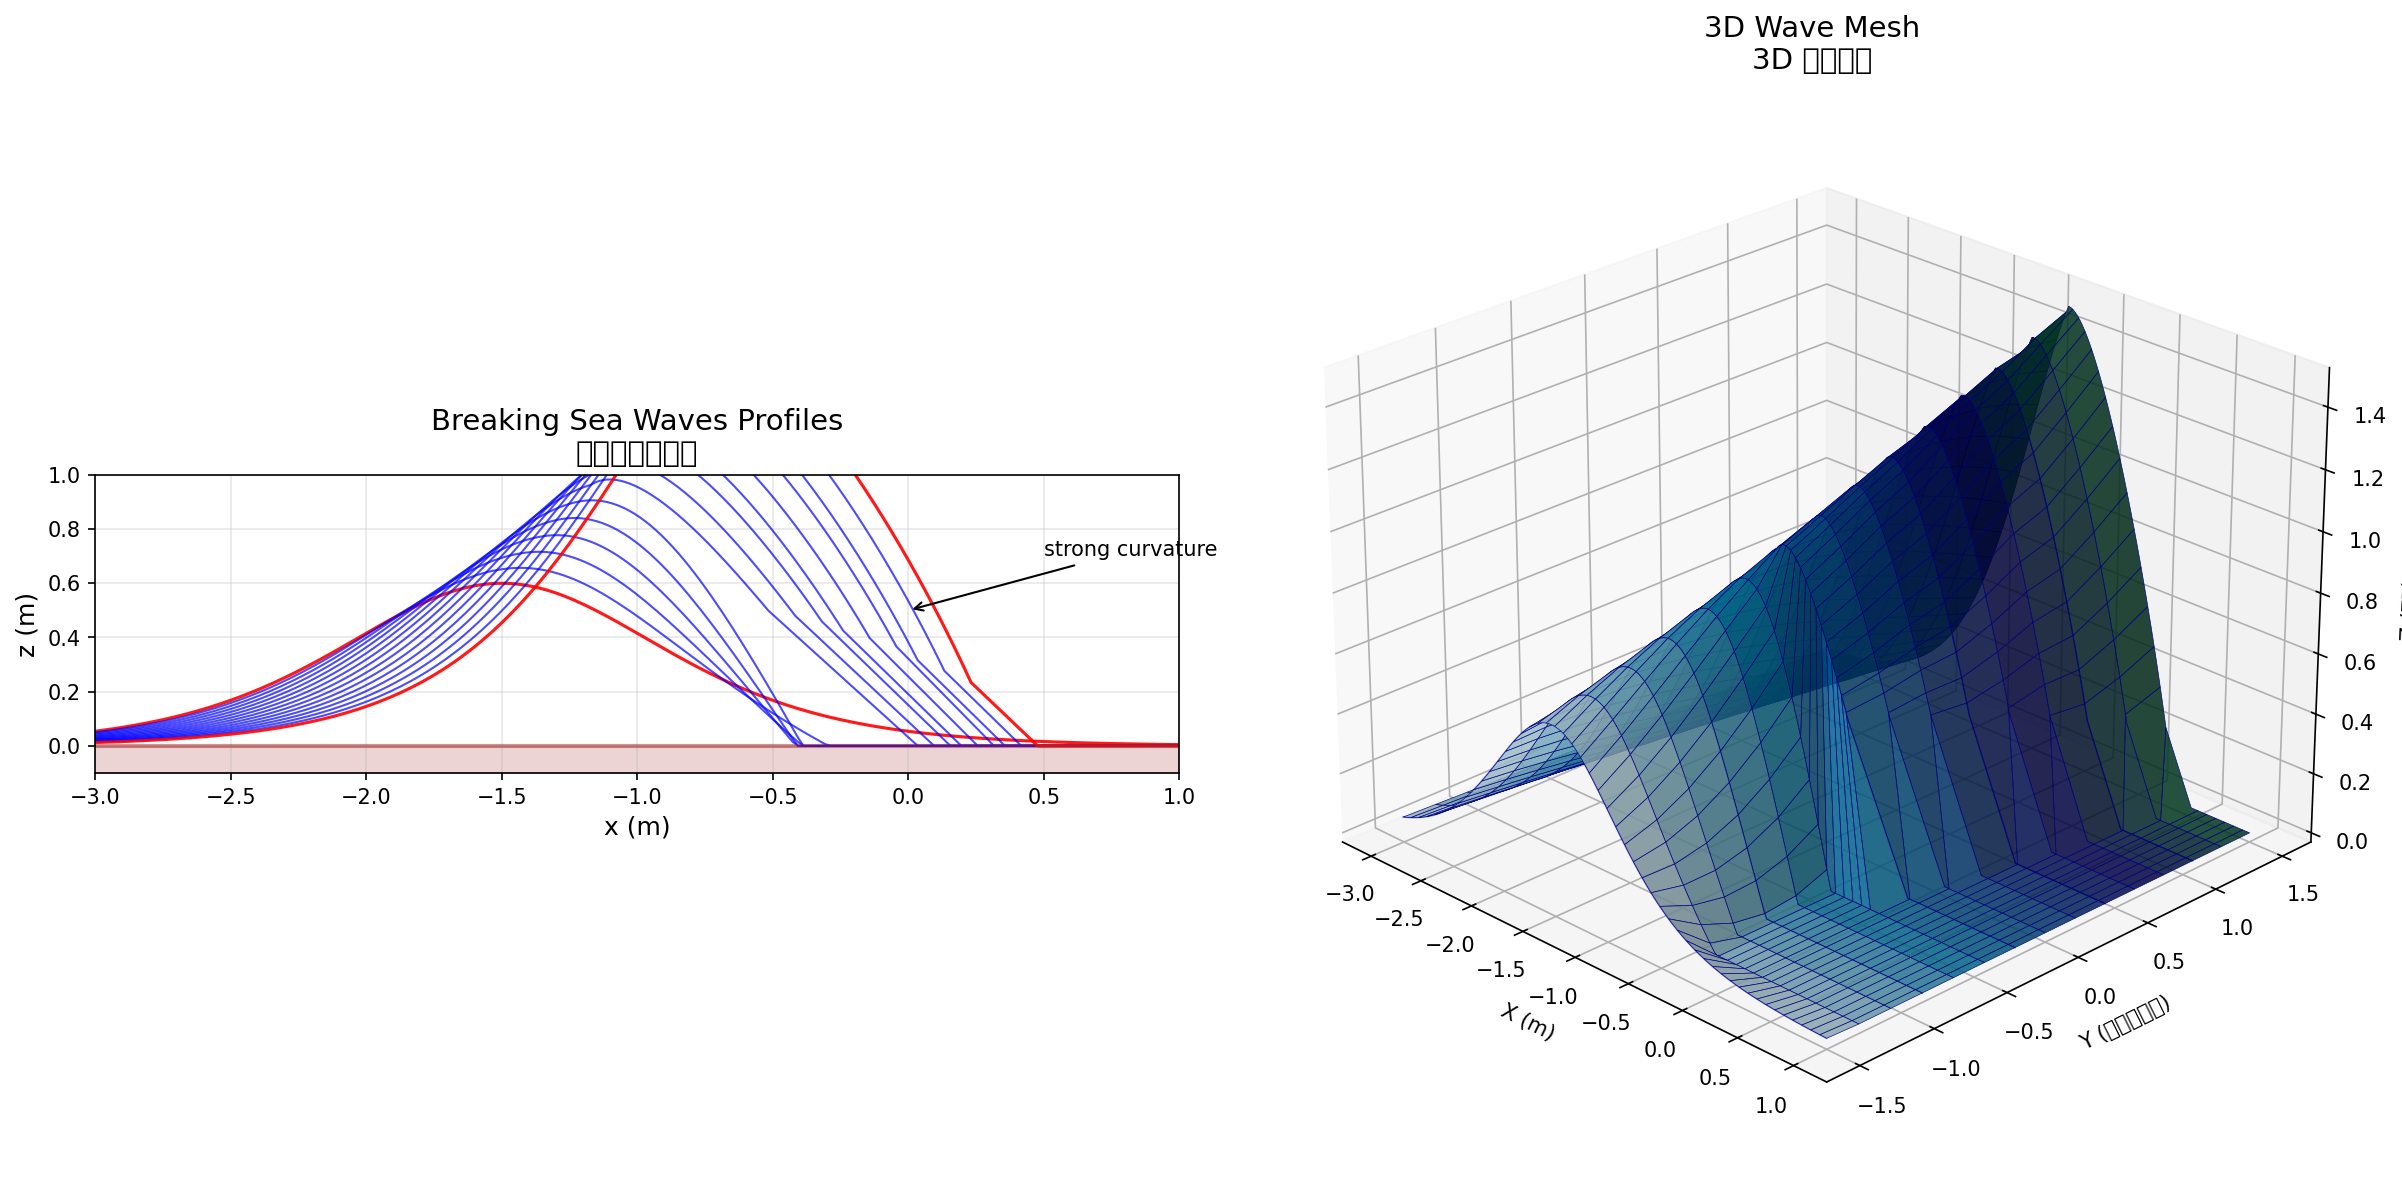

Write Python code to recreate this figure.
"""
破碎波時間演化網格模擬
Breaking Wave Time Evolution Mesh Simulation

模擬參考圖：Breaking sea waves profiles
- 多條輪廓線代表不同時間步
- 波浪從深水區向淺水區傳播
- 強曲率區域形成捲曲（桶浪）
"""

import numpy as np
import matplotlib.pyplot as plt
from mpl_toolkits.mplot3d import Axes3D
from matplotlib import cm
import matplotlib.colors as mcolors
import io


# ============================================================
# 1. 物理模型：淺水波破碎演化
# ============================================================


def solitary_wave_profile(x, amplitude, x0, width):
    """
    孤立波初始輪廓（sech² 分佈）
    用於模擬深水波向淺水區傳播
    """
    return amplitude * (1.0 / np.cosh((x - x0) / width)) ** 2


def _cubic_bezier(p0, p1, p2, p3, t):
    u = 1.0 - t
    return (
        (u * u * u) * p0
        + (3 * u * u * t) * p1
        + (3 * u * t * t) * p2
        + (t * t * t) * p3
    )


def breaking_wave_profile(x, t, params):
    """
    破碎波輪廓生成

    基於簡化的淺水波方程 + 經驗性破碎模型

    參數：
    - x: 水平座標陣列
    - t: 時間參數 (0 = 初始, 1 = 完全破碎)
    - params: 波浪參數字典
    """
    amp = params["amplitude"]
    x0 = params["x0"]
    width = params["width"]
    bottom_slope = params["bottom_slope"]
    curl_factor = params["curl_factor"]

    # 基礎孤立波
    z_base = solitary_wave_profile(x, amp, x0, width)

    # 淺化效應：隨著 t 增加，波峰變陡
    # 模擬：波速 = sqrt(gh)，淺處慢，深處快 → 波峰追上波谷
    shoaling_factor = 1.0 + t * 0.8  # 波高增加
    steepening = t * 1.5  # 前傾程度

    # 波峰位置隨時間前移
    peak_shift = -t * width * 0.3

    # 非對稱變形：前傾
    asymmetry = np.zeros_like(x)
    mask = x > (x0 + peak_shift)
    asymmetry[mask] = -steepening * (x[mask] - (x0 + peak_shift)) ** 2 / (width**2)

    z = z_base * shoaling_factor + asymmetry * amp
    z = np.maximum(z, 0)  # 不低於水面

    # === 破碎捲曲 (t > 0.4 時開始) ===
    if t > 0.4:
        curl_t = (t - 0.4) / 0.6
        curl_t = max(0.0, min(curl_t, 1.0))

        # 波峰區域
        peak_region = np.abs(x - (x0 + peak_shift)) < width * 0.5
        peak_indices = np.where(peak_region)[0]

        if len(peak_indices) > 0:
            peak_idx = peak_indices[len(peak_indices) // 2]
            curl_start = peak_idx
            curl_span = int(len(x) * 0.3)
            curl_end = min(peak_idx + curl_span, len(x) - 1)
            curl_length = curl_end - curl_start

            if curl_length > 2:
                peak_x = x[peak_idx]
                peak_z = z[peak_idx]

                forward = width * (0.8 + 0.4 * curl_t)
                drop = amp * (0.6 + 0.8 * curl_t)
                lift = amp * 0.15 * (1.0 - curl_t)

                p0 = np.array([peak_x, peak_z])
                p1 = np.array([peak_x + forward * 0.25, peak_z + lift])
                p2 = np.array([peak_x + forward * 0.7, peak_z - drop * 0.5])
                p3 = np.array([peak_x + forward, peak_z - drop])

                for i in range(curl_length):
                    s = i / max(curl_length - 1, 1)
                    bez = _cubic_bezier(p0, p1, p2, p3, s)
                    idx = curl_start + i
                    x[idx] = bez[0]
                    z[idx] = max(bez[1], 0.0)

    return x.copy(), z


def generate_breaking_sequence(num_profiles=12):
    """
    生成破碎波時間序列
    類似參考圖的多條輪廓線
    """
    # 參數設定
    params = {
        "amplitude": 0.6,  # 初始波高 (米)
        "x0": -1.5,  # 初始波峰位置
        "width": 0.8,  # 波寬
        "bottom_slope": 0.1,  # 海底坡度
        "curl_factor": 1.2,  # 捲曲強度
    }

    # 水平座標
    x_base = np.linspace(-3.0, 1.0, 200)

    profiles = []
    time_steps = np.linspace(0, 1.0, num_profiles)

    for i, t in enumerate(time_steps):
        x = x_base.copy()

        # 更新波峰位置（向岸傳播）
        params_t = params.copy()
        params_t["x0"] = params["x0"] + t * 1.0  # 向右移動
        params_t["amplitude"] = params["amplitude"] * (1 + t * 0.5)  # 淺化增高

        x_profile, z_profile = breaking_wave_profile(x, t, params_t)
        profiles.append((x_profile, z_profile, t))

    return profiles


# ============================================================
# 2. 3D 網格生成
# ============================================================


def generate_3d_wave_mesh(profiles, y_extent=2.0, base_t=0.0, phase_strength=0.35):
    """
    將 2D 輪廓序列延伸為 3D 網格
    沿 Y 軸（波浪延伸方向）複製，並加入破碎時序偏移
    """
    num_profiles = len(profiles)
    num_points = len(profiles[0][0])

    # 創建 3D 網格
    X = np.zeros((num_profiles, num_points))
    Y = np.zeros((num_profiles, num_points))
    Z = np.zeros((num_profiles, num_points))
    T = np.zeros((num_profiles, num_points))  # 用於著色

    y_values = np.linspace(-y_extent / 2, y_extent / 2, num_profiles)
    y_max = max(abs(y_values[0]), abs(y_values[-1]))

    for i, (x_prof, z_prof, t) in enumerate(profiles):
        y = y_values[i]
        # Right-to-left: +Y 先破，-Y 後破
        phase = (y / y_max) * phase_strength if y_max > 0.0 else 0.0
        t_row = np.clip(base_t + phase, 0.0, 1.0)

        # Recompute profile with per-row phase
        params = {
            "amplitude": 0.6 * (1 + t_row * 0.5),
            "x0": -1.5 + t_row * 1.0,
            "width": 0.8,
            "bottom_slope": 0.1,
            "curl_factor": 1.2,
        }
        x_prof_row = x_prof.copy()
        x_row, z_row = breaking_wave_profile(x_prof_row, t_row, params)

        X[i, :] = x_row
        Y[i, :] = y
        Z[i, :] = z_row
        T[i, :] = t_row

    return X, Y, Z, T


# ============================================================
# 3. 可視化
# ============================================================


def visualize_breaking_wave(base_t=0.0, phase_strength=0.35):
    """
    可視化破碎波演化
    包含 2D 輪廓序列和 3D 網格視圖
    """
    fig = plt.figure(figsize=(16, 8))

    # === 生成數據 ===
    profiles = generate_breaking_sequence(num_profiles=15)

    # === 左圖：2D 輪廓序列（模擬參考圖） ===
    ax1 = fig.add_subplot(1, 2, 1)
    ax1.set_title("Breaking Sea Waves Profiles\n破碎波輪廓演化", fontsize=14)

    # 繪製每條輪廓
    for i, (x, z, t) in enumerate(profiles):
        if i == 0 or i == len(profiles) - 1:
            # 首尾用紅色
            ax1.plot(x, z, "r-", linewidth=1.5, alpha=0.9)
        else:
            # 中間用藍色
            ax1.plot(x, z, "b-", linewidth=1.0, alpha=0.7)

    # 標註強曲率區域
    ax1.annotate(
        "strong curvature",
        xy=(0.0, 0.5),
        xytext=(0.5, 0.7),
        fontsize=10,
        arrowprops=dict(arrowstyle="->", color="black"),
    )

    # 海底線
    ax1.axhline(y=0, color="brown", linestyle="-", linewidth=2, alpha=0.5)
    ax1.fill_between([-3, 1], [-0.1, -0.1], [0, 0], color="brown", alpha=0.2)

    ax1.set_xlabel("x (m)", fontsize=12)
    ax1.set_ylabel("z (m)", fontsize=12)
    ax1.set_xlim(-3, 1)
    ax1.set_ylim(-0.1, 1.0)
    ax1.set_aspect("equal")
    ax1.grid(True, alpha=0.3)

    # === 右圖：3D 網格視圖 ===
    ax2 = fig.add_subplot(1, 2, 2, projection="3d")
    ax2.set_title("3D Wave Mesh\n3D 波浪網格", fontsize=14)

    X, Y, Z, T = generate_3d_wave_mesh(
        profiles, y_extent=3.0, base_t=base_t, phase_strength=phase_strength
    )

    # 使用時間參數著色
    colors = cm.get_cmap("ocean")((1 - T) * 0.8 + 0.1)

    # 繪製表面
    surf = ax2.plot_surface(
        X,
        Y,
        Z,
        facecolors=colors,
        edgecolor="navy",
        linewidth=0.3,
        alpha=0.85,
        shade=True,
    )

    # 繪製線框強調
    for i in range(0, len(profiles), 3):
        ax2.plot(X[i, :], Y[i, :], Z[i, :], "b-", linewidth=0.8, alpha=0.5)

    ax2.set_xlabel("X (m)")
    ax2.set_ylabel("Y (沿波浪方向)")
    ax2.set_zlabel("Z (高度)")
    ax2.view_init(elev=25, azim=-45)

    plt.tight_layout()

    # 保存
    import os

    output_path = os.path.join(os.path.dirname(__file__), "breaking_wave_mesh.png")
    plt.savefig(output_path, dpi=150, bbox_inches="tight")
    print(f"Saved: {output_path}")

    plt.show()
    return output_path


# ============================================================
# 4. 額外：波浪破碎動畫幀生成
# ============================================================


def generate_animation_frames(
    output_dir=None, num_frames=30, phase_strength=0.35, y_extent=3.0
):
    """
    生成破碎波動畫幀序列
    可用於後續 GIF 或視頻製作
    """
    import os

    if output_dir is None:
        output_dir = os.path.join(os.path.dirname(__file__), "wave_frames")

    os.makedirs(output_dir, exist_ok=True)

    profiles = generate_breaking_sequence(num_profiles=15)

    for frame in range(num_frames):
        base_t = frame / (num_frames - 1)

        fig = plt.figure(figsize=(10, 6))
        ax = fig.add_subplot(1, 1, 1, projection="3d")
        ax.set_title(f"Breaking Wave - t = {base_t:.2f}", fontsize=12)

        X, Y, Z, T = generate_3d_wave_mesh(
            profiles, y_extent=y_extent, base_t=base_t, phase_strength=phase_strength
        )
        colors = cm.get_cmap("ocean")((1 - T) * 0.8 + 0.1)

        ax.plot_surface(
            X,
            Y,
            Z,
            facecolors=colors,
            edgecolor="navy",
            linewidth=0.3,
            alpha=0.9,
            shade=True,
        )

        ax.set_xlabel("X (m)")
        ax.set_ylabel("Y (沿波浪方向)")
        ax.set_zlabel("Z (高度)")
        ax.set_xlim(-3, 1)
        ax.set_ylim(-y_extent / 2, y_extent / 2)
        ax.set_zlim(-0.1, 1.3)
        ax.view_init(elev=25, azim=-45)

        frame_path = os.path.join(output_dir, f"frame_{frame:03d}.png")
        plt.savefig(frame_path, dpi=120, bbox_inches="tight")
        plt.close(fig)

        print(f"Generated: {frame_path}")

    print(f"\nAnimation frames saved to: {output_dir}")
    return output_dir


if __name__ == "__main__":
    visualize_breaking_wave()
    # 可選：生成動畫幀
    # generate_animation_frames()
